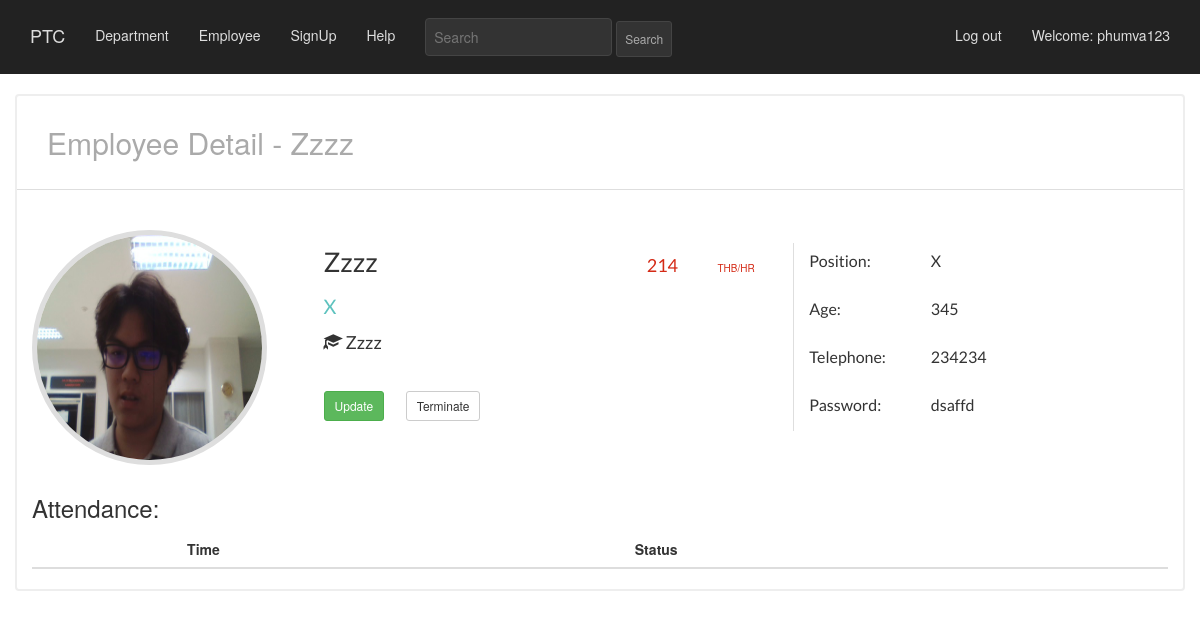
Screenshot of /basic_app/9/ (signed in) with the database file from the repository.
### basic_app/models.py (models this page shows, shortened)
class Employee(models.Model):
    positionarr = (('manager','Manager'),('employee','Employee'))
    name = models.CharField(max_length=256)
    position = models.CharField(max_length=256,choices = positionarr,default="")
    age = models.CharField(max_length=256,null=True)
    education = models.CharField(max_length=256, null = True)
    salary = models.IntegerField(null = True)
    email = models.EmailField(max_length=70,blank=True)
    telephone = models.CharField(max_length=256)
    depname = models.ForeignKey(Department,null=True,default="",related_name='depatments',on_delete=models.SET_NULL,blank=True )
    profile_picture = models.ImageField(upload_to='profile_pics')
    loginatten = models.CharField(max_length=256, unique= True)

class Department(models.Model):
    dep = models.CharField(max_length=256)
    def __str__(self):
        return self.dep

### basic_app/views.py (the view)
# urls.py: url(r'^(?P<pk>\d+)/$',views.EmployeeDetailView.as_view(),name='detail'),
class EmployeeDetailView(LoginRequiredMixin,DetailView):
    context_object_name = 'employee_details'
    model = models.Employee
    template_name = 'basic_app/employee_detail.html'
    def get_context_data(self,**kwargs):
        context  = super().get_context_data(**kwargs)
        attendancemodal = models.Attendance
        attendanceResults = attendancemodal.objects.all()
        context['late_time'] = datetime.strptime('8:00', '%H:%M')
        return context

### basic_app/templates/basic_app/employee_detail.html (shortened to what this page needs)
{% extends "basic_app/basic_app_base.html" %}
{% block body_block %}
<div class="row box_header">
  <div class="col-md-12">
    <h2>Employee Detail - {{employee_details.name|title}}</h2>
  </div>
</div>
    <div class="row box_employee_head ">
      <div class="col-md-3">
        {% load static %}
        <p> <img class= "img-circles" src="{% static employee_details.profile_picture %}" alt="Oh, didn't show!" height="235" width="235"></p>
      </div>
      <div class="col-md-5  borderbtw">
        <div class="row">
          <div class="col-sm-8">
            <p class="namedetail">{{employee_details.name|title}}</p>
          </div>
          <div class="col-sm-4">
            {% load humanize %}
            <div class="row">
              <div class="col-sm-6">
                <p class="salaryfont3">{{employee_details.salary|intcomma}}</p>
              </div>
              <div class="col-sm-5">
                <p class="smallthb">THB/HR</p>
              </div>
            </div>
          </div>
        </div>
        <p class="positiondetail">{{employee_details.depname|title}}</p>
        <p class="educationdetail"><span class="glyphicon glyphicon-education"></span>{{employee_details.education|title}}</p>
        <div class="row butmar">
          <div class="col-sm-3">
            <p><a class='btn btn-success btn-sm' href="{% url 'basic_app:update' pk=employee_details.pk %}">Update</a></p>
          </div>
          <div class="col-sm-3">
            <p><a class='btn btn-default btn-sm butshift' href="{% url 'basic_app:delete' pk=employee_details.pk %}">Terminate</a></p>
          </div>
        </div>
      </div>
      <div class="col-md-3 profile_rest">
        <div class="row xxxx">
          <div class="col-md-5">
            Position:
          </div>
          <div class="col-md-6">
            {{employee_details.depname|title}}
          </div>
        </div>
        <div class="row addpadde ">
          <div class="col-md-5">
            Age:
          </div>
          <div class="col-md-6">
            {{employee_details.age}}
          </div>
        </div>
        <div class="row addpadde">
          <div class="col-md-5">
            Telephone:
          </div>
          <div class="col-md-6">
            {{employee_details.telephone}}
          </div>
        </div>
        <div class="row addpadde">
          <div class="col-md-5">
            Password:
          </div>
          <div class="col-md-6">
            {{employee_details.loginatten}}
          </div>
        </div>
      </div>
    </div>
    <h3>Attendance:</h3>
          <table class="table table-striped">
            <thead>
              <tr>
                <th></th>
                <th>Time</th>
                <th>Status</th>
              </tr>
            </thead>
          </table>
{% endblock %}

### basic_app/templates/basic_app/basic_app_base.html (shortened to what this page needs)
<!DOCTYPE html>
{% load staticfiles %}
<html>
  <head>
    <link rel="stylesheet" href="https://maxcdn.bootstrapcdn.com/bootstrap/3.3.7/css/bootstrap.min.css" />
    <link rel="stylesheet" href= "{% static 'css/mystyle.css' %}"/>
    <link href="{% static 'css/zoom.css' %}" rel="stylesheet">
</head>
  <body id="page2">
    <nav class="navbar navbar-default navbar-static-top  ">
      <div class="container">
        <ul class="nav navbar-nav ">
          <li><a class="navbar-brand" href="{% url 'basic_app:list' %}">PTC</a></li>
          <li><a class="navbar-link" href="{% url 'basic_app:dlist' %}">Department</a></li>
          <li><a class="navbar-link" href="{% url 'basic_app:list' %}">Employee</a></li>
          <li><a class="navbar-link" href="{% url 'basic_app:signup' %}">SignUp</a></li>
          <li><a class="navbar-link" href="{% url 'basic_app:help' %}">Help</a></li>
            <form method="GET" action="{% url 'basic_app:search_detail' %}" class="navbar-form pull-right">
            <input type="text" id="searchBox" class="input-medium search-query searchtxtcolor" name="q" placeholder="Search">
            <input type="submit" class="btn btn-primary btn-sm" value="Search" >
            </form>
          </ul>
          <ul class="nav navbar-nav navbar-right">
            {% if user.is_authenticated %}
            <li>
              <a href="{% url 'basic_app:logout' %}" >Log out</a>
            </li>
            <li>
              <a >Welcome: {{ user.username }}</a>
            </li>
              {% else %}
              <li><a class='nav navbar-right' href="{% url 'basic_app:login' %}" ><span class="glyphicon glyphicon-user"></span></a></li>
            {% endif %}
          </ul>
      </div>
    </nav>
<div class="col-sm-12">
    <div class="container bgjumbotron">
      {% block body_block %}
      {% endblock %}
    </div>
</div>
  </body>
</html>

### static/css/mystyle.css (style rules this page uses)
th { padding-right: 40px; }
input, textarea { border: 1px solid #dedede; padding: 8px; margin-bottom: 10px; color: #222; border-radius: 4px; outline: none !important; }
.box_header { padding: 30px 15px; border-bottom: 1px solid #dedede; }
.box_header h2 { margin: 0; color: #aaa; font-weight: 300; }
.box_employee_head { margin-top: 40px; }
body { background-color: #1b1c1d; }
.navbar-default { border-color: #1b1c1d; color: red; }
.navbar.navbar-static-top { background-color: #222; border:none; padding-top: 10px; }
.navbar a { color: #dedede !important; }
.navbar input { background: #333; border-color: #444; }
.nav .btn { padding: 8px; color: #aaa !important; }
.namedetail { font-family: Lato,'AvenirLT-Black', 'Helvetica Neue', Helvetica, Arial, sans-serif !important; font-size: 27px !important; }
.img-circles { border-radius:999em; border: 5px solid #dedede; }
.positiondetail { font-family: Lato,'AvenirLT-Black', 'Helvetica Neue', Helvetica, Arial, sans-serif !important; color: #5DC2BE; font-size: 20px; }
.borderbtw { border-right: 1px solid #dedede; margin-top: 13px; }
.glyphicon-education { padding-right:4px; }
.educationdetail { font-family: Lato,'AvenirLT-Black', 'Helvetica Neue', Helvetica, Arial, sans-serif !important; font-size: 18px !important; }
body#page2 { background-color:#fff; }
.bgjumbotron { background-color: #fff; border:2px solid #eee; border-radius: 4px; }
.salaryfont3 { font-size: 18px; color: #D42A16; font-family: Lato,'Helvetica Neue',Arial,Helvetica,sans-serif; margin-top: 10px; }
.smallthb { font-size: 10px; margin-top: 18px; margin-left: -10px; color: #D42A16; }
.butshift { margin-left: -39px; }
.butmar { padding-top: 25px; }
.profile_rest { font-family: Lato,'Helvetica Neue',Arial,Helvetica,sans-serif; margin-top: 20px; font-size: 16px; }
.addpadde { padding-bottom: 25px !important; }
.xxxx { padding-bottom: 25px !important; }

### rows the page displays
Employee: name "Zzzz", profile_picture (picture), salary "214", depname "X", education "Zzzz", age "345", telephone "234234", loginatten "dsaffd"

### other values shown
{{ user.username }} "phumva123"
